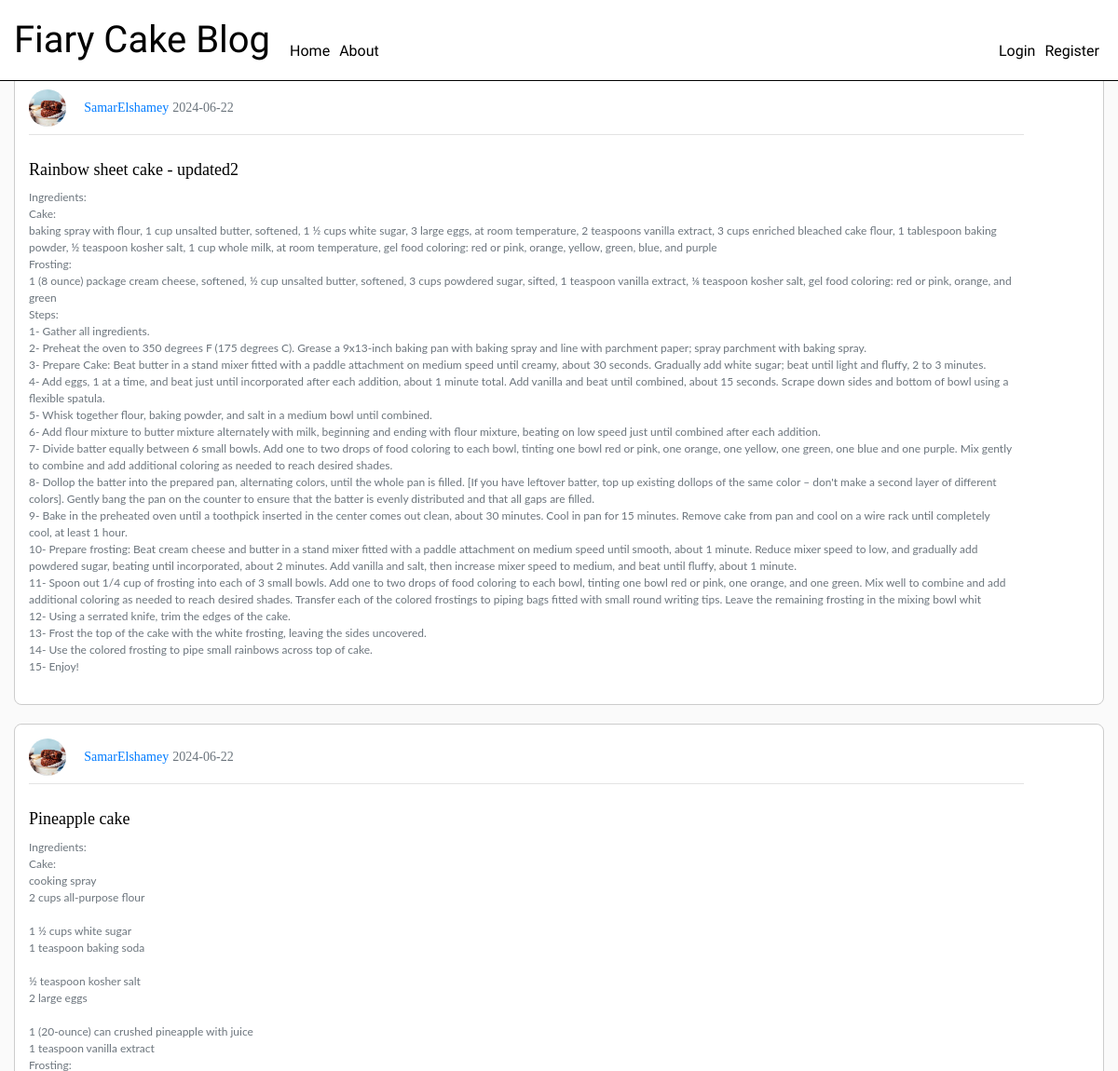
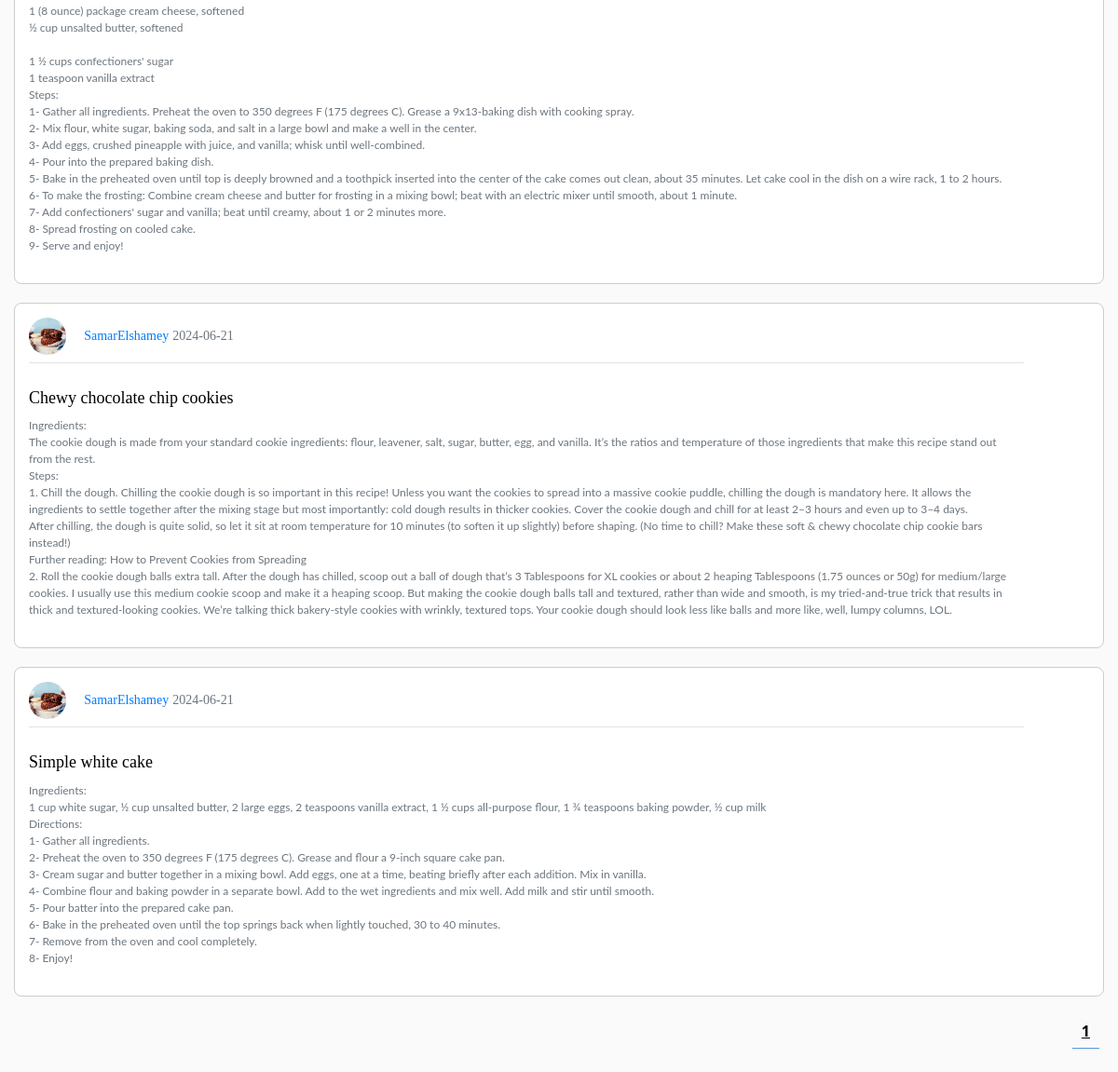
/user/samar, run on the app's committed database (2 pictures, top to bottom).
### blog/models.py (models this page shows, shortened)
class Post(db.Model):
    id = db.Column(db.Integer, primary_key=True,)
    title = db.Column(db.String(100), nullable=False)
    date_created = db.Column(db.DateTime, nullable=False, default=func.now())
    content = db.Column(db.Text, nullable=False)
    user_id = db.Column(db.Integer, db.ForeignKey('user.id'))

class User(db.Model, UserMixin):
    id = db.Column(db.Integer, primary_key=True,)
    firstname = db.Column(db.String(20), unique=True, nullable=False)
    lastname = db.Column(db.String(20), unique=True, nullable=False)
    email = db.Column(db.String(120), unique=True, nullable=False)
    image_file = db.Column(db.String(20), nullable=False, default='default.jpg')
    password = db.Column(db.String(60), nullable=False)
    posts = db.relationship('Post', backref='author', lazy=True)

### blog/users/routes.py (the view)
@users.route("/user/<string:firstname>")
def user_posts(firstname):
    page = request.args.get('page', 1, type=int)
    user = User.query.filter_by(firstname=firstname).first_or_404()
    posts = Post.query.filter_by(author=user)\
            .order_by(Post.date_created.desc())\
            .paginate(page=page, per_page=4)
    return render_template('user_posts.html', posts=posts, user=user)

### blog/templates/user_posts.html (shortened to what this page needs)
{% extends "base.html" %}
{% block content %}
<link rel="stylesheet" href="{{ url_for('static', filename='css/home.css') }}">
    {% for post in posts.items %}
        <article class="media content-section">
            <div class="media-body">
            <div class="article-metadata">
                <img class="rounded-circle article-img" src="{{ url_for('static', filename='profile_pic/' + post.author.image_file)}}">
                <a class="mr-2" href="{{ url_for('users.user_posts', firstname=post.author.firstname) }}">{{ post.author.firstname | capitalize }}{{ post.author.lastname | capitalize }}</a>
                <small class="text-muted">{{ post.date_created.strftime('%Y-%m-%d') }}</small>
            </div>
            <h2><a class="article-title" href="{{ url_for('posts.post', post_id=post.id) }}">{{ post.title | capitalize}}</a></h2>
            <p class="article-content">{{ post.content }}</p>
            </div>
        </article>
    {% endfor %}
<div class="pagination-links">
    {% for page_num in posts.iter_pages(left_edge=1, right_edge=1, left_current=1, right_current=2) %}
        {% if page_num %}
            {% if posts.page == page_num %}
                <a class="current-page" href="{{ url_for('users.user_posts', firstname=user.firstname, page=page_num) }}">{{ page_num }}</a>
            {% else %}
            <a href="{{ url_for('users.user_posts', firstname=user.firstname, page=page_num) }}">{{ page_num }}</a>
            {% endif %}
        {% endif %}
    {% endfor %}
</div>
{% endblock content %}

### blog/static/css/base.css (style rules this page uses)
body { background: #fafafa; color: #333333; margin-top: 5rem; }
h1, h2, h3, h4, h5, h6 { color: #444444; }

### blog/static/css/home.css (style rules this page uses)
.content-section { background: #ffffff; padding: 10px 20px; border: 1px solid #dddddd; border-radius: 3px; margin-bottom: 20px; }
.media { border: 1px solid #ccc; padding: 15px; border-radius: 8px; }
.media img.rounded-circle { width: 40px; height: 40px; border-radius: 50%; margin-right: 15px; }
.media-body { width: calc(100% - 70px); }
.article-title { color: #000000; text-decoration: none; font-family: "Playwrite NZ", cursive; font-size: 18px; }
.article-img { height: 65px; width: 65px; margin-right: 16px; }
.article-content { font-size: 12px; white-space: pre-line; color: #6c757d; margin-right: 10px; font-family: "Lato", sans-serif; }
.article-metadata { padding-bottom: 8px; margin-bottom: 12px; border-bottom: 1px solid #e3e3e3; }
.article-metadata a { color: #007bff; text-decoration: none; }
.mr-2 { font-size: 14px; font-family: 'Times New Roman', serif; color: #0c0c0c; }
.text-muted { font-size: 14px; font-family: 'Times New Roman', serif; color: #666; }
.pagination-links { margin-top: 0px; margin-bottom: 40px; text-align: right; }
.pagination-links a { display: inline-block; padding: 5px 10px; margin-right: 5px; text-decoration: none; color: #1059c7; position: relative; }
.pagination-links a:after { content: ''; display: block; width: 100%; height: 1px; background-color: #5495e0; position: absolute; bottom: -2px; left: 0; transition: width 0.3s ease; }
.pagination-links a.current-page { font-weight: bold; color: #000000; text-decoration: underline; }

### data on the page
Post: image_file (picture), author.firstname "Samar", author.lastname "Elshamey", date_created "2024-06-22", title "Rainbow sheet cake - updated2", content "Ingredients: Cake: baking spray with flour, 1 cup unsalted butter, softened, 1 ½ cups white sugar, 3 large eggs, at room temperature, 2 teaspoons vanilla extract, 3 cups enriched bleached cake flour, 1 tablespoon baking powder, ½ teaspoon kosher salt, 1 cup whole milk, at room temperature, gel food coloring: red or pink, orange, yellow, green, blue, and purple Frosting: 1 (8 ounce) package cream cheese, softened, ½ cup unsalted butter, softened, 3 cups powdered sugar, sifted, 1 teaspoon vanilla extract, ⅛ teaspoon kosher salt, gel food coloring: red or pink, orange, and green Steps: 1- Gather all ingredients. 2- Preheat the oven to 350 degrees F (175 degrees C). Grease a 9x13-inch baking…"
Post: image_file (picture), author.firstname "Samar", author.lastname "Elshamey", date_created "2024-06-22", title "Pineapple cake", content "Ingredients: Cake: cooking spray 2 cups all-purpose flour 1 ½ cups white sugar 1 teaspoon baking soda ½ teaspoon kosher salt 2 large eggs 1 (20-ounce) can crushed pineapple with juice 1 teaspoon vanilla extract Frosting: 1 (8 ounce) package cream cheese, softened ½ cup unsalted butter, softened 1 ½ cups confectioners' sugar 1 teaspoon vanilla extract Steps: 1- Gather all ingredients. Preheat the oven to 350 degrees F (175 degrees C). Grease a 9x13-baking dish with cooking spray. 2- Mix flour, white sugar, baking soda, and salt in a large bowl and make a well in the center. 3- Add eggs, crushed pineapple with juice, and vanilla; whisk until well-combined. 4- Pour into the prepared baking…"
Post: image_file (picture), author.firstname "Samar", author.lastname "Elshamey", date_created "2024-06-21", title "Chewy chocolate chip cookies", content "Ingredients: The cookie dough is made from your standard cookie ingredients: flour, leavener, salt, sugar, butter, egg, and vanilla. It’s the ratios and temperature of those ingredients that make this recipe stand out from the rest. Steps: 1. Chill the dough. Chilling the cookie dough is so important in this recipe! Unless you want the cookies to spread into a massive cookie puddle, chilling the dough is mandatory here. It allows the ingredients to settle together after the mixing stage but most importantly: cold dough results in thicker cookies. Cover the cookie dough and chill for at least 2–3 hours and even up to 3–4 days. After chilling, the dough is quite solid, so let it sit at room…"
Post: image_file (picture), author.firstname "Samar", author.lastname "Elshamey", date_created "2024-06-21", title "Simple white cake", content "Ingredients: 1 cup white sugar, ½ cup unsalted butter, 2 large eggs, 2 teaspoons vanilla extract, 1 ½ cups all-purpose flour, 1 ¾ teaspoons baking powder, ½ cup milk Directions: 1- Gather all ingredients. 2- Preheat the oven to 350 degrees F (175 degrees C). Grease and flour a 9-inch square cake pan. 3- Cream sugar and butter together in a mixing bowl. Add eggs, one at a time, beating briefly after each addition. Mix in vanilla. 4- Combine flour and baking powder in a separate bowl. Add to the wet ingredients and mix well. Add milk and stir until smooth. 5- Pour batter into the prepared cake pan. 6- Bake in the preheated oven until the top springs back when lightly touched, 30 to 40…"

### other printed values
{{ page_num }} "1"
